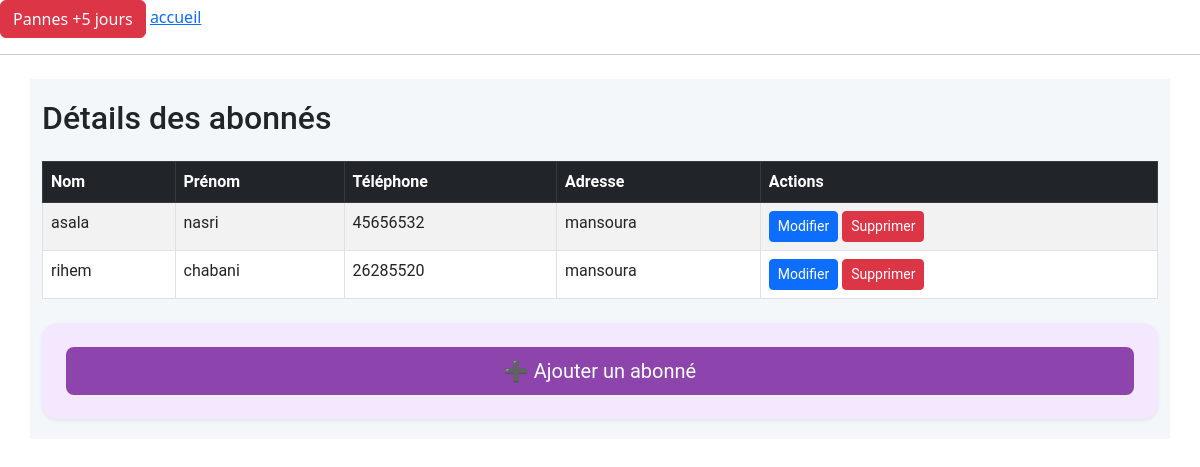
The app's page /sub/3/abonnes/, older data.
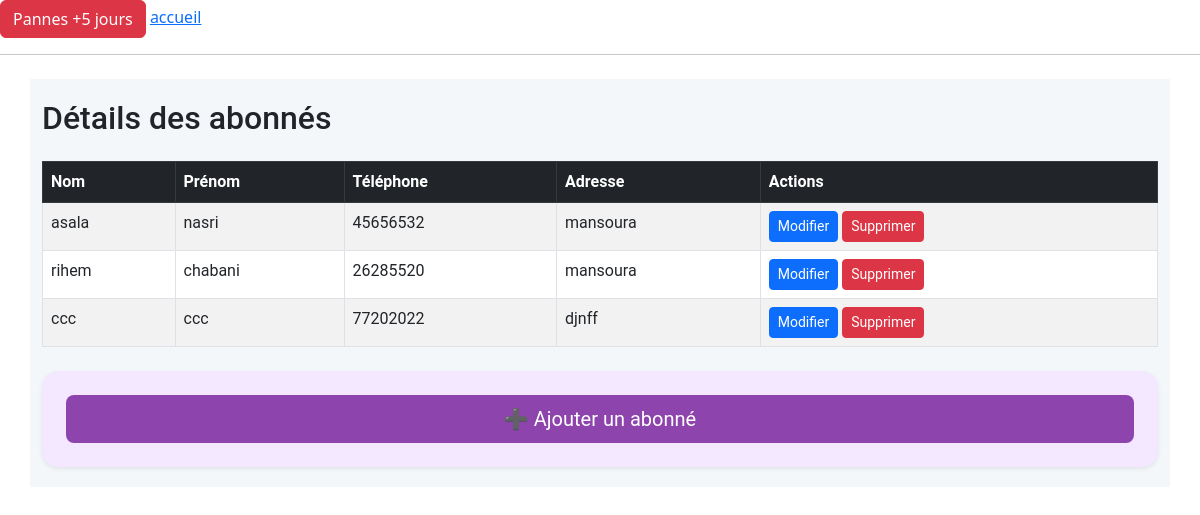
The same page, newer data.
### airponFtth/models.py (models this page shows, shortened)
class Abonne(models.Model):
    sub = models.ForeignKey(Sub, on_delete=models.CASCADE, related_name='abonnes')
    nom = models.CharField(max_length=100)
    prenom = models.CharField(max_length=100)
    numtel = models.CharField(max_length=15)
    adresse = models.CharField(max_length=255)
    email = models.EmailField()

### airponFtth/views.py (the view)
# urls.py: path('sub/<int:sub_id>/abonnes/', views.abonne_list, name='abonne_list'),
def abonne_list(request, sub_id):
    sub = get_object_or_404(Sub, id=sub_id)
    abonnes = sub.abonnes.all()  # Utiliser 'abonnes' comme nom de la relation inverse
    return render(request, 'abonnes/abonne_list.html', {'abonnes': abonnes, 'sub': sub})

### airponFtth/templates/abonnes/abonne_list.html (shortened to what this page needs)
{% extends 'base.html' %}
{% block content %}
<link href="https://cdn.jsdelivr.net/npm/bootstrap@5.3.0/dist/css/bootstrap.min.css" rel="stylesheet">
<div class="container mt-4">
    <h2 class="mb-4">Détails des abonnés</h2>
    <table class="table table-bordered table-striped table-hover">
        <thead class="table-dark">
            <tr>
                <th>Nom</th>
                <th>Prénom</th>
                <th>Téléphone</th>
                <th>Adresse</th>
                <th>Actions</th>
            </tr>
        </thead>
        <tbody>
            {% for abonne in abonnes %}
            <tr>
                <td>{{ abonne.nom }}</td>
                <td>{{ abonne.prenom }}</td>
                <td>{{ abonne.numtel }}</td>
                <td>{{ abonne.adresse }}</td>
                <td>
                   <a href="{% url 'modifier_abonne' abonne.id %}" class="btn btn-sm btn-primary">Modifier</a>
                    <a href="{% url 'supprimer_abonne' sub.id abonne.id %}" class="btn btn-sm btn-danger">Supprimer</a>
                </td>
            </tr>
            {% empty %}
            <tr><td colspan="6" class="text-center">Aucun abonné trouvé.</td></tr>
            {% endfor %}
        </tbody>
    </table>
    <div class="mt-4 p-4 rounded-4 shadow-sm" style="background-color: #f3e8ff;">
        <a href="{% url 'ajouter_abonne' sub.chaine.hub.central.id sub.id %}" class="btn btn-lg w-100 text-white" style="background-color: #8e44ad;">
            ➕ Ajouter un abonné
        </a>
    </div>
</div>
{% endblock %}

Row changes from the older to the newer data that the page shows:
added Abonne: nom "ccc", prenom "ccc", numtel "77202022", adresse "djnff"
